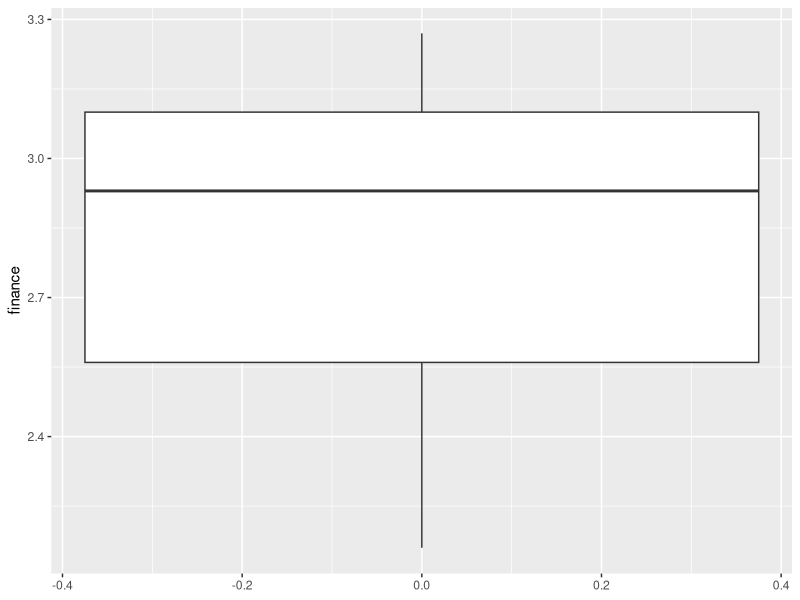
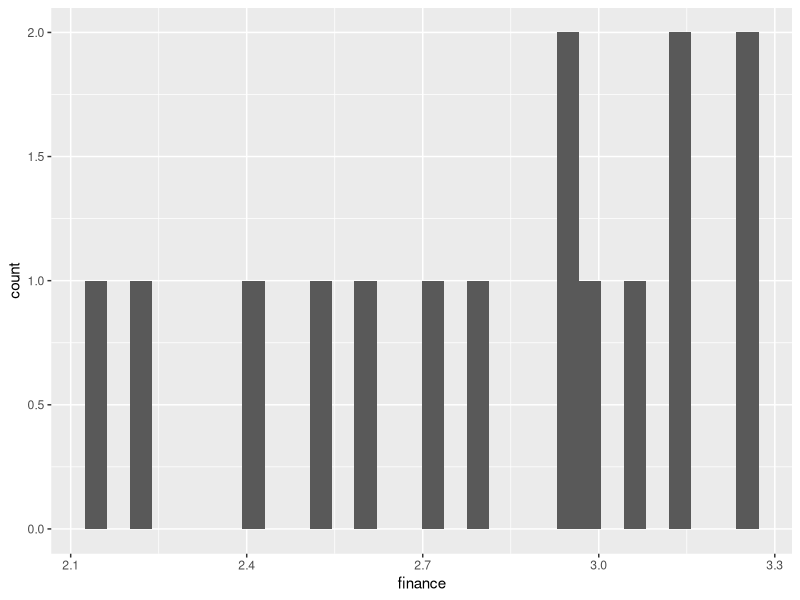

R code for these plots, in order:
## ---- chunk 1
library(readr)

gem <- read_delim("paises_gem_serie.csv", 
                    ";", escape_double = FALSE, col_types = cols(code = col_character()), 
                    locale = locale(encoding = "ISO-8859-1", 
                        asciify = TRUE), trim_ws = TRUE) 


## ---- chunk 2
library(tidyverse)

gem_2019 <- gem %>% 
              filter(year == 2019)
## ---- chunk 3

gem_2019 %>% 
  ggplot(aes(y=finance)) + geom_boxplot()


## ---- chunk 4

gem_2019 %>% 
  ggplot(aes(x=finance)) + geom_histogram()

## ---- chunk 5
gem_education <- gem %>% 
  mutate(entrepreneurship_education_level = (basic_school_entrepreneurship + university_entrepreneurial_education)/2)


## ---- chunk 6
gem_exemplo <- gem %>% 
  filter(continente == "América" & year > 2016) %>% 
  select(economy, year, finance, gov_support)

gem_exemplo

## ---- chunk 7
gem_exemplo %>%  
  group_by(economy) %>% 
  summarise(finance_avg = mean(finance), 
            gov_support_avg = mean(gov_support))


## ---- chunk 8
gem %>%  
  group_by(economy) %>% 
  summarise(cont = n())
## ---- chunk 9

gem %>% 
  filter(year == 2019) %>% 
  arrange(desc(finance))

## ---- chunk 10

gem %>% 
  filter(year == 2019) %>% 
  arrange(desc(finance))

